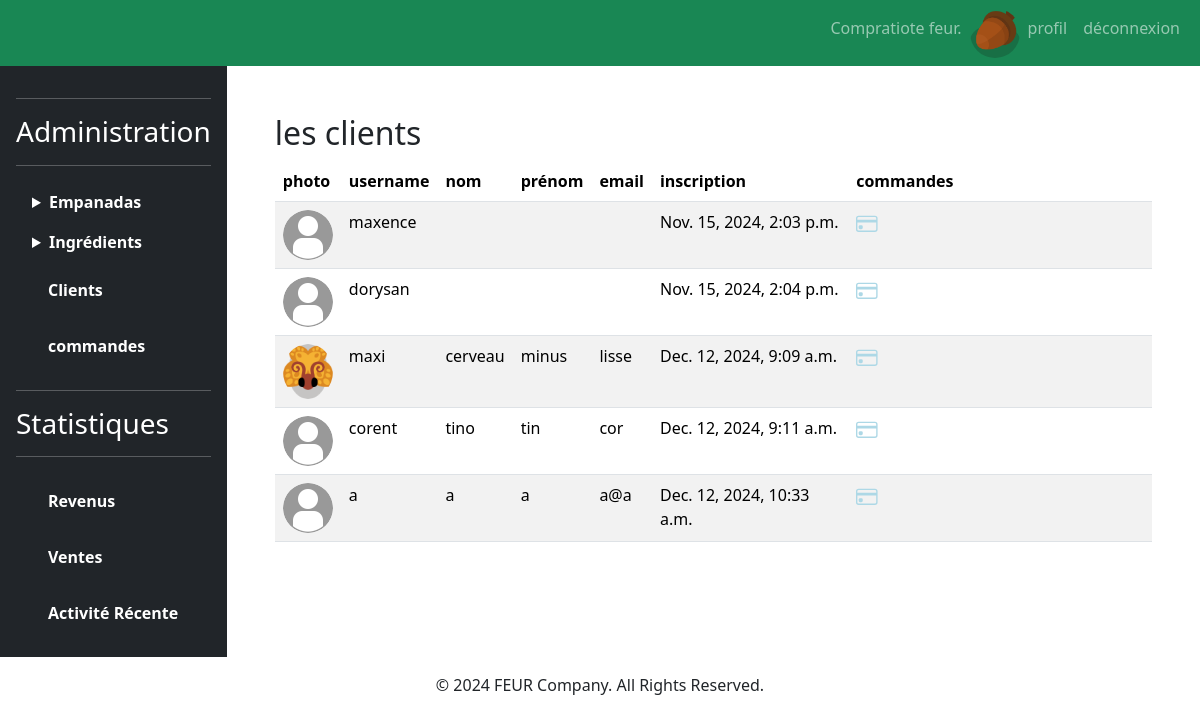
The page /stats/clients/ (signed in) on the database as committed earlier.
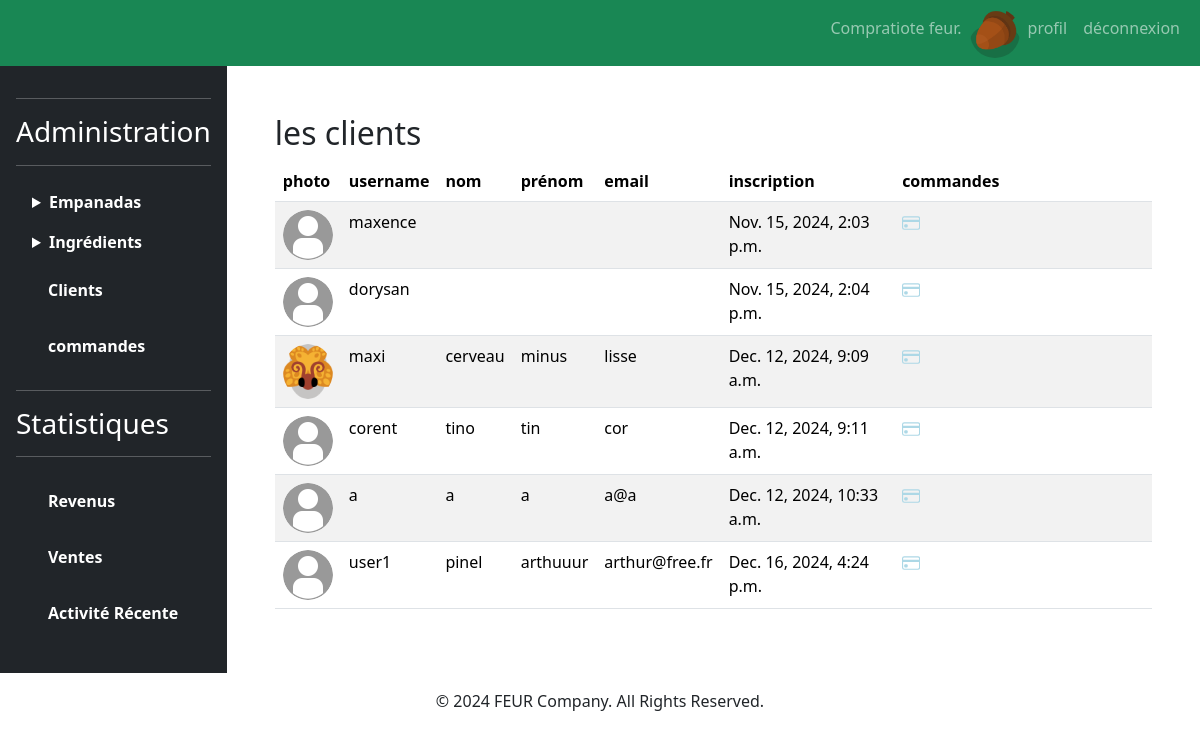
The same page on the database as committed later.
### comptes/models.py (models this page shows)
class TiendaUser(User):
    image = models.ImageField(default='imagesUsers/default.png', upload_to='imagesUsers/')

### stats/views.py (the view)
# urls.py: path('clients/', views.clients),
def clients(request):
    if not request.user.is_authenticated:
        return redirect ('/login')
    if not request.user.is_staff:
        return redirect ('/empanadas')
    clients = TiendaUser.objects.filter(is_staff = False).order_by('date_joined')
    return render(
        request,
        'stats/clients.html',
        {
            'clients' : clients,
            'user' : TiendaUser.objects.get(id=request.user.id),
        }
    )

### stats/templates/stats/clients.html (shortened to what this page needs)
{% extends 'empanadas/base.html' %}
{% block main %}
<h2> les clients </h2>
{% if clients|length > 0 %}
	<table class="table table-striped">
		<thead>
			<tr>
				<th scope="col"> photo </th>
				<th scope="col"> username </th>
				<th scope="col"> nom </th>
				<th scope="col"> prénom </th>
				<th scope="col"> email </th>
				<th scope="col"> inscription </th>
				<th scope="col"> commandes </th>
			</tr>
		</thead>
		<tbody>
			{% for client in clients %}
			<tr>
				<td scope="row">
					<img src="{{MEDIA_URL}}{{client.image}}" class="rounded-circle" alt="logo"/>
				</td>
				<td scope="row">
					{{ client.username }}
				</td>
				<td scope="row">
					{{ client.last_name }}
				</td>
				<td scope="row">
					{{ client.first_name }}
				</td>
				<td scope="row">
					{{ client.email }}
				</td>
				<td scope="row">
					{{ client.date_joined }}
				</td>
				<td scope="row">
					<a href="/stats/clients/{{ client.id }}">
					</a>
				</td>
			</tr>
			{% endfor %}
		</tbody>
	</table>
{% else %}
	<h2> vous avez aucun client :'( </h2>
{% endif %}
{% endblock %}

Rows that differ between the two databases and show on the page:
added TiendaUser: image (placeholder picture), username "user1", last_name "pinel", first_name "arthuuur", email "arthur@free.fr", date_joined "Dec. 16, 2024, 4:24 p.m."
